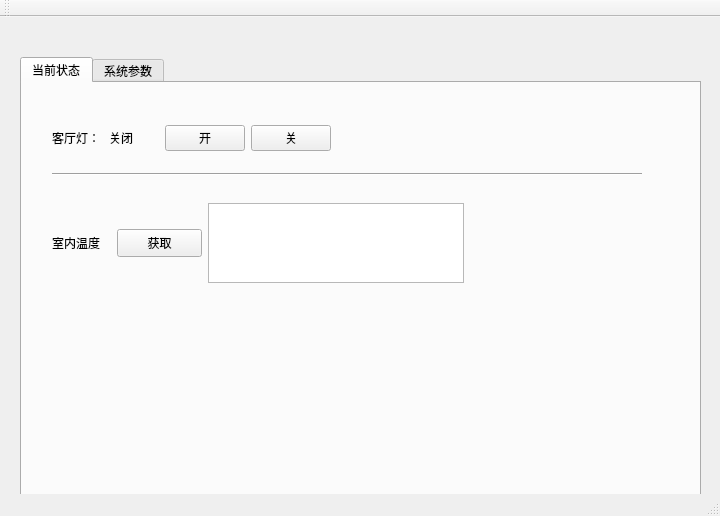
<?xml version="1.0" encoding="UTF-8"?>
<ui version="4.0">
 <class>MainWindow</class>
 <widget class="QMainWindow" name="MainWindow">
  <property name="geometry">
   <rect>
    <x>0</x>
    <y>0</y>
    <width>720</width>
    <height>516</height>
   </rect>
  </property>
  <property name="windowTitle">
   <string>MainWindow</string>
  </property>
  <widget class="QWidget" name="centralwidget">
   <widget class="QTabWidget" name="tabWidget">
    <property name="geometry">
     <rect>
      <x>20</x>
      <y>40</y>
      <width>681</width>
      <height>444</height>
     </rect>
    </property>
    <property name="currentIndex">
     <number>0</number>
    </property>
    <widget class="QWidget" name="tab">
     <attribute name="title">
      <string>当前状态</string>
     </attribute>
     <widget class="Line" name="line_3">
      <property name="geometry">
       <rect>
        <x>30</x>
        <y>90</y>
        <width>590</width>
        <height>3</height>
       </rect>
      </property>
      <property name="orientation">
       <enum>Qt::Horizontal</enum>
      </property>
     </widget>
     <widget class="QWidget" name="layoutWidget">
      <property name="geometry">
       <rect>
        <x>30</x>
        <y>120</y>
        <width>414</width>
        <height>80</height>
       </rect>
      </property>
      <layout class="QHBoxLayout" name="horizontalLayout_4">
       <item>
        <widget class="QLabel" name="label_3">
         <property name="maximumSize">
          <size>
           <width>59</width>
           <height>18</height>
          </size>
         </property>
         <property name="text">
          <string>室内温度</string>
         </property>
        </widget>
       </item>
       <item>
        <widget class="QPushButton" name="getTempBtn">
         <property name="maximumSize">
          <size>
           <width>85</width>
           <height>28</height>
          </size>
         </property>
         <property name="text">
          <string>获取</string>
         </property>
        </widget>
       </item>
       <item>
        <widget class="QTextBrowser" name="temperatureTB">
         <property name="maximumSize">
          <size>
           <width>256</width>
           <height>192</height>
          </size>
         </property>
        </widget>
       </item>
      </layout>
      <zorder>getTempBtn</zorder>
      <zorder>label_3</zorder>
      <zorder>temperatureTB</zorder>
     </widget>
     <widget class="QWidget" name="layoutWidget">
      <property name="geometry">
       <rect>
        <x>30</x>
        <y>40</y>
        <width>279</width>
        <height>30</height>
       </rect>
      </property>
      <layout class="QHBoxLayout" name="horizontalLayout_5">
       <item>
        <widget class="QLabel" name="label">
         <property name="text">
          <string>客厅灯：</string>
         </property>
        </widget>
       </item>
       <item>
        <widget class="QLabel" name="label_2">
         <property name="text">
          <string>关闭</string>
         </property>
        </widget>
       </item>
       <item>
        <widget class="QPushButton" name="LEDonBtn">
         <property name="text">
          <string>开</string>
         </property>
        </widget>
       </item>
       <item>
        <widget class="QPushButton" name="LEDoffBtn">
         <property name="text">
          <string>关</string>
         </property>
        </widget>
       </item>
      </layout>
     </widget>
    </widget>
    <widget class="QWidget" name="tab_2">
     <attribute name="title">
      <string>系统参数</string>
     </attribute>
     <widget class="Line" name="line">
      <property name="geometry">
       <rect>
        <x>10</x>
        <y>60</y>
        <width>651</width>
        <height>16</height>
       </rect>
      </property>
      <property name="orientation">
       <enum>Qt::Horizontal</enum>
      </property>
     </widget>
     <widget class="Line" name="line_2">
      <property name="geometry">
       <rect>
        <x>10</x>
        <y>120</y>
        <width>650</width>
        <height>3</height>
       </rect>
      </property>
      <property name="orientation">
       <enum>Qt::Horizontal</enum>
      </property>
     </widget>
     <widget class="QWidget" name="layoutWidget">
      <property name="geometry">
       <rect>
        <x>10</x>
        <y>20</y>
        <width>520</width>
        <height>33</height>
       </rect>
      </property>
      <layout class="QHBoxLayout" name="horizontalLayout_2">
       <item>
        <widget class="QPushButton" name="systemInfoBtn">
         <property name="maximumSize">
          <size>
           <width>71</width>
           <height>27</height>
          </size>
         </property>
         <property name="text">
          <string>系统信息</string>
         </property>
        </widget>
       </item>
       <item>
        <widget class="QLabel" name="label_7">
         <property name="maximumSize">
          <size>
           <width>66</width>
           <height>21</height>
          </size>
         </property>
         <property name="text">
          <string>CPU频率：</string>
         </property>
        </widget>
       </item>
       <item>
        <widget class="QTextBrowser" name="CPUfreqTB">
         <property name="maximumSize">
          <size>
           <width>71</width>
           <height>31</height>
          </size>
         </property>
        </widget>
       </item>
       <item>
        <widget class="QLabel" name="label_8">
         <property name="maximumSize">
          <size>
           <width>66</width>
           <height>17</height>
          </size>
         </property>
         <property name="text">
          <string>空闲内存：</string>
         </property>
        </widget>
       </item>
       <item>
        <widget class="QTextBrowser" name="memspaceTB">
         <property name="maximumSize">
          <size>
           <width>71</width>
           <height>31</height>
          </size>
         </property>
        </widget>
       </item>
       <item>
        <widget class="QLabel" name="label_9">
         <property name="maximumSize">
          <size>
           <width>66</width>
           <height>17</height>
          </size>
         </property>
         <property name="text">
          <string>剩余磁盘：</string>
         </property>
        </widget>
       </item>
       <item>
        <widget class="QTextBrowser" name="diskspaceTB">
         <property name="maximumSize">
          <size>
           <width>71</width>
           <height>31</height>
          </size>
         </property>
        </widget>
       </item>
      </layout>
     </widget>
     <widget class="QWidget" name="layoutWidget">
      <property name="geometry">
       <rect>
        <x>10</x>
        <y>80</y>
        <width>349</width>
        <height>29</height>
       </rect>
      </property>
      <layout class="QHBoxLayout" name="horizontalLayout">
       <item>
        <widget class="QLabel" name="label_6">
         <property name="text">
          <string>系统升级：</string>
         </property>
        </widget>
       </item>
       <item>
        <widget class="QPushButton" name="kernelUpdateBtn">
         <property name="text">
          <string>Kernel</string>
         </property>
        </widget>
       </item>
       <item>
        <widget class="QPushButton" name="rootfsUpdateBtn">
         <property name="text">
          <string>Rootfs</string>
         </property>
        </widget>
       </item>
       <item>
        <widget class="QPushButton" name="userdataUpdateBtn">
         <property name="text">
          <string>Userdata</string>
         </property>
        </widget>
       </item>
      </layout>
     </widget>
     <widget class="QWidget" name="layoutWidget">
      <property name="geometry">
       <rect>
        <x>20</x>
        <y>130</y>
        <width>571</width>
        <height>20</height>
       </rect>
      </property>
      <layout class="QHBoxLayout" name="horizontalLayout_3">
       <item>
        <widget class="QLabel" name="label_4">
         <property name="text">
          <string>硬件版本：</string>
         </property>
        </widget>
       </item>
       <item>
        <widget class="QLabel" name="hwVersionLabel">
         <property name="text">
          <string/>
         </property>
        </widget>
       </item>
       <item>
        <widget class="QLabel" name="label_5">
         <property name="text">
          <string>软件版本：</string>
         </property>
        </widget>
       </item>
       <item>
        <widget class="QLabel" name="swVersionLabel">
         <property name="text">
          <string/>
         </property>
        </widget>
       </item>
      </layout>
     </widget>
     <zorder>layoutWidget</zorder>
     <zorder>layoutWidget</zorder>
     <zorder>layoutWidget</zorder>
     <zorder>line</zorder>
     <zorder>line_2</zorder>
    </widget>
   </widget>
  </widget>
  <widget class="QStatusBar" name="statusbar"/>
  <widget class="QToolBar" name="toolBar">
   <property name="windowTitle">
    <string>toolBar</string>
   </property>
   <attribute name="toolBarArea">
    <enum>TopToolBarArea</enum>
   </attribute>
   <attribute name="toolBarBreak">
    <bool>false</bool>
   </attribute>
  </widget>
  <action name="action123">
   <property name="text">
    <string>123</string>
   </property>
  </action>
 </widget>
 <resources/>
 <connections/>
</ui>
